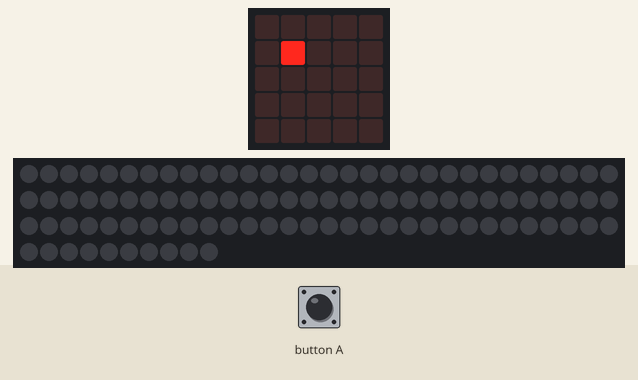
Bench run of a program on a simulated BBC micro:bit (MakeCode). Parts: the board's 5×5 LED display, 100 RGB LEDs in strip order, left to right, continuing on the next row. The inputs (shaded band) are chosen by the test bench. Dim RGB values are drawn brighter than linear.

Above: at 0.5 s.
At 1.2 s:
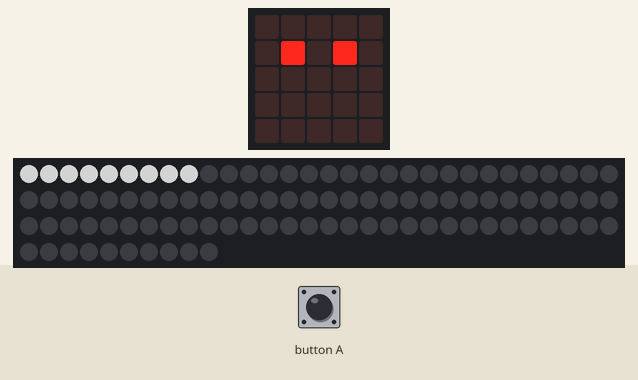
1.3 s: button A pressed for 0.15 s
At 1.9 s:
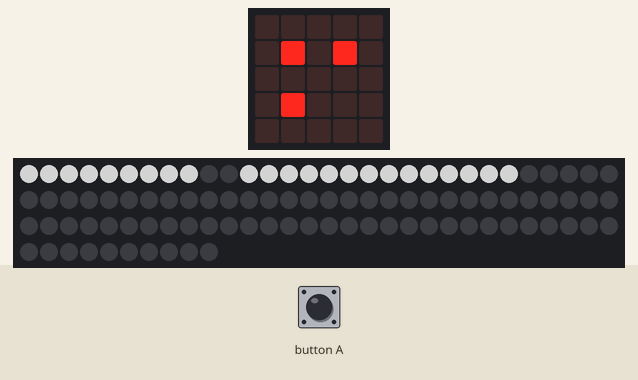
2.0 s: button A pressed for 0.15 s
2.7 s: button A pressed for 0.15 s
At 6.7 s:
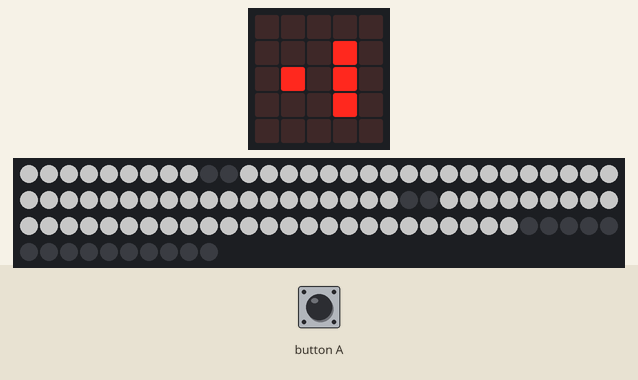
Timing chart, 0 to 8.2 s (numbered marks = the images above; inputs shaded):
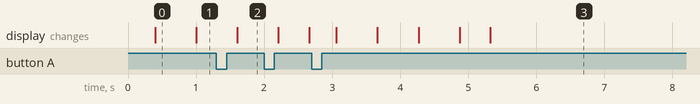

Measured:
- after the input at 2.7 s, the display: first differs from a run without the input after 2.6 s (image 3)
- what the display in image 0 shows lasts 0.6 s, from 0.4 s to 1.0 s

The program:

main.ts
```typescript
input.onButtonPressed(Button.A, function () {
    onOff = onOff * -1
})
let onOff = 0
let taeller = 1
let antalRange01 = 9
let antalRange02 = 14
let antalRange03 = 24
let antalRange04 = 34
let min02 = 11
let min03 = 25
let min04 = 51
let maxLight = 100
let minLight = 5
let pauseLength = 200
let strip = neopixel.create(DigitalPin.P0, 100, NeoPixelMode.RGB)
let range01 = strip.range(0, antalRange01)
let range02 = strip.range(min02, antalRange02)
let range03 = strip.range(min03, antalRange03)
let range04 = strip.range(min04, antalRange04)
onOff = 1
loops.everyInterval(pauseLength * 6, function () {
    if (onOff == -1) {
        basic.showLeds(`
            . . . . .
            . . . # .
            . # . # .
            . . . # .
            . . . . .
            `)
    }
    if (onOff == 1) {
        taeller = 1
        basic.showLeds(`
            . . . . .
            . . # . .
            . . # . .
            . . # . .
            . . . . .
            `)
        if (taeller == 1) {
            basic.showLeds(`
                . . . . .
                . # . . .
                . . . . .
                . . . . .
                . . . . .
                `)
            // Start with low brightness
            basic.pause(pauseLength)
            range01.showColor(neopixel.colors(NeoPixelColors.White))
            range01.setBrightness(maxLight)
            // Increase brightness
            taeller = taeller + 1
        }
        if (taeller == 2) {
            basic.showLeds(`
                . . . . .
                . # . # .
                . . . . .
                . . . . .
                . . . . .
                `)
            // Start with low brightness
            basic.pause(pauseLength)
            range02.showColor(neopixel.colors(NeoPixelColors.White))
            range02.setBrightness(maxLight)
            // Increase brightness
            taeller = taeller + 1
        }
        if (taeller == 3) {
            basic.showLeds(`
                . . . . .
                . # . # .
                . . . . .
                . # . . .
                . . . . .
                `)
            // Start with low brightness
            basic.pause(pauseLength)
            range03.showColor(neopixel.colors(NeoPixelColors.White))
            range03.setBrightness(maxLight)
            // Increase brightness
            taeller = taeller + 1
        }
        if (taeller == 4) {
            basic.showLeds(`
                . . . . .
                . # . # .
                . . . . .
                . # . # .
                . . . . .
                `)
            // Start with low brightness
            basic.pause(pauseLength / 4)
            range04.showColor(neopixel.colors(NeoPixelColors.White))
            range04.setBrightness(maxLight)
            // Increase brightness
            taeller = taeller + 1
            strip.clear()
        }
    }
})
```

test.ts
```typescript
// test ender her, dette bliver ikke kompileret, når denne pakke bruges som en udvidelse.
```
